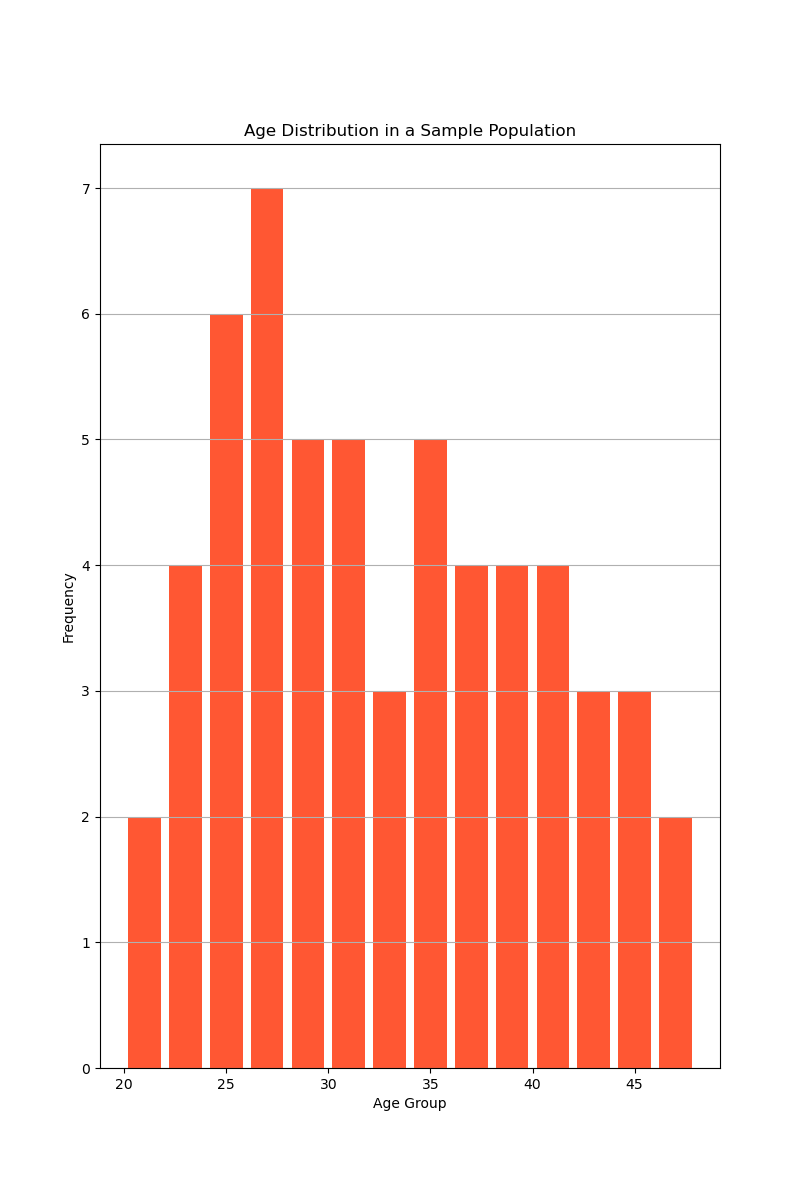

This figure's Python source:

import matplotlib.pyplot as plt
import numpy as np

# Data: Provided above as a list, representing the ages of a population group
ages = [
    20, 21, 22, 22, 23, 23, 24, 24, 25, 25, 25, 25, 26, 26, 26, 26, 27, 27, 27, 28, 
    28, 28, 29, 29, 30, 30, 31, 31, 31, 32, 32, 33, 34, 34, 34, 35, 35, 36, 36, 37, 
    37, 38, 38, 38, 39, 40, 40, 41, 41, 42, 43, 43, 44, 45, 45, 46, 47
]

# Settings for histogram
bins = range(20, 50, 2)  # Specify bin edges (age intervals of 2 years)

# Create histogram
plt.figure(figsize=(8, 12))  # Adjust the width and height of the chart
plt.hist(ages, bins=bins, orientation='vertical', color='#FF5733', rwidth=0.8)  # Vertical to horizontal and width of histograms

# Customize chart
plt.xlabel('Age Group')  # Switched axis label due to orientation change
plt.ylabel('Frequency')
plt.title('Age Distribution in a Sample Population')
plt.grid(axis='y')

# Show the plot
plt.show()
